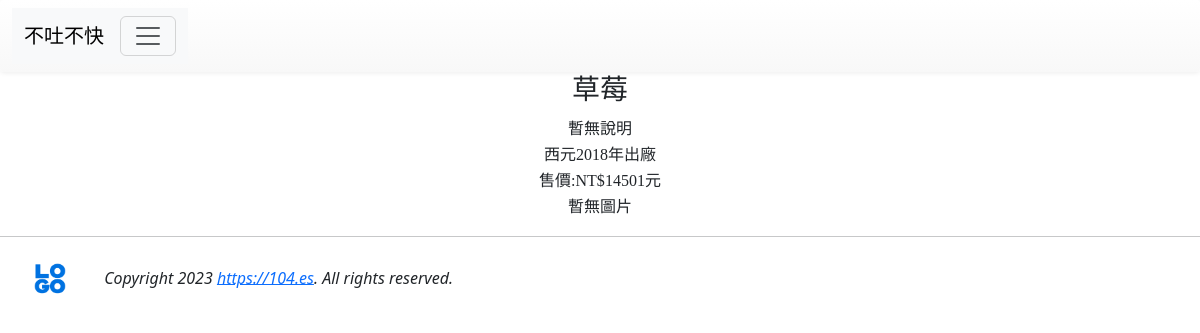
The app's page /detail/1, older data.
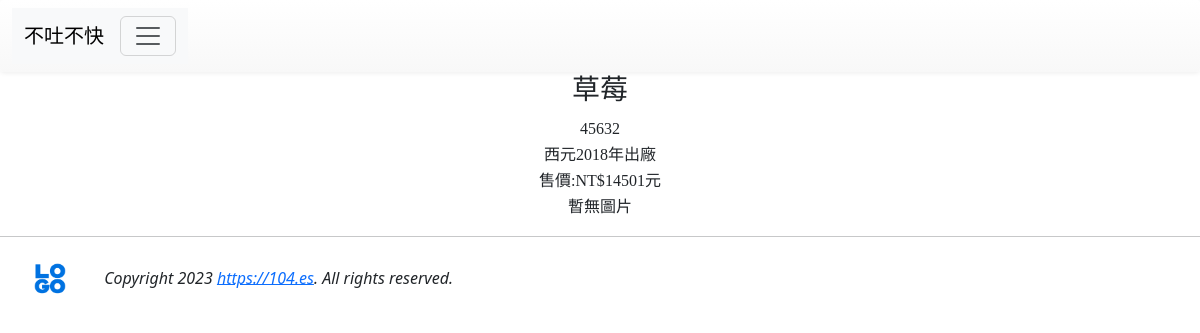
The same page, newer data.
### mysite/models.py (models this page shows, shortened)
class Product2(models.Model):
    pmodel = models.ForeignKey(PModel, on_delete=models.CASCADE, verbose_name='型號')
    nickname= models.CharField(max_length=15, default='超值二手機', verbose_name='摘要')
    description = models.TextField(default='暫無說明')
    year = models.PositiveIntegerField(default=2016, verbose_name='出場年份')
    price = models.PositiveBigIntegerField(default=0, verbose_name='價格')

### mysite/views.py (the view)
# urls.py: path('detail/<int:id>', detail, name = 'detail-url'),
def detail(request, id):
    try:
        product = models.Product2.objects.get(id=id)
        images = models.PPhoto.objects.filter(product=product)
    except:
        pass
    return render(request, 'detail.html', locals())

### mysite/templates/detail.html (shortened to what this page needs)
{% extends 'base1.html' %}
{% block content %}
<div class='container' align=center>
    {% if product %}
    <table>
        <tr><td align=center><h3>{{ product.nickname }}</h3></td></tr>
        <tr><td align=center>{{ product.description }}</td></tr>
        <tr><td align=center>西元{{ product.year }}年出廠</td></tr>
        <tr><td align=center>售價:NT${{ product.price }}元</td></tr>
        {% for imag in images %}
            {% if forloop.first %}
                <tr><td align=center>
            {% endif %}
                <img src='{{ image.url }}' width=350><br>
                {% comment %} <img src='/media/{{ image.media }}' width=350><br> {% endcomment %}
            {% if forloop.last %}
                </td></tr>
            {% endif %}
        {% empty %}
            <tr><td align=center>暫無圖片</td></tr>
        {% endfor %}
    </table>
    {% else %}
    <h2>找不到指定的手機</h2>
    {% endif %}
</div>
{% endblock %}

Row changes from the older to the newer data that the page shows:
changed Product2 "草莓": description "暫無說明" → "45632"
